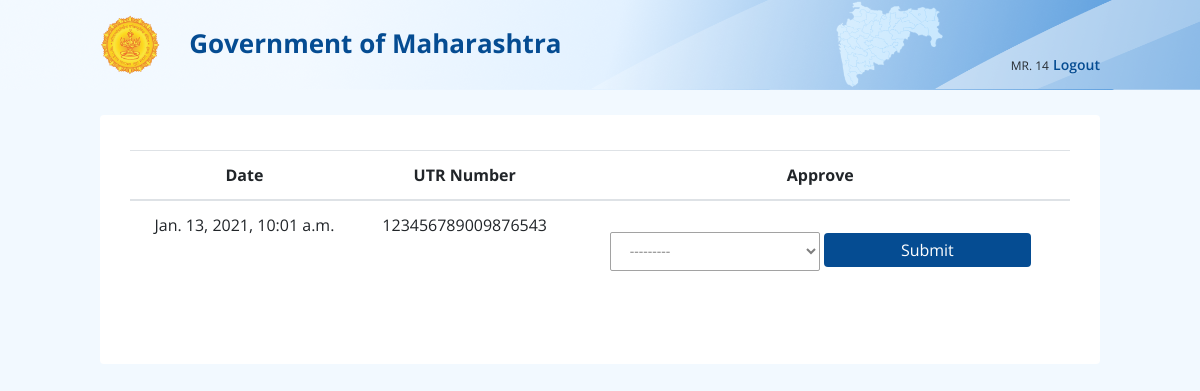
The app's page /dir/action/14/ (signed in) with its own data.
### portal/models.py (models this page shows, shortened)
class User(AbstractUser):
    is_gp = models.BooleanField(default=False)
    is_observar = models.BooleanField(default=False)
    is_accountant = models.BooleanField(default=False)
    is_director = models.BooleanField(default=False)
    class Meta:
        verbose_name = "User"
        verbose_name_plural = "Users"
    def __str__(self):
        return str(self.id)

class Payment(models.Model):
    user = models.OneToOneField("Grampanchayat", primary_key=True, verbose_name="gp_payment", on_delete=models.CASCADE)
    date = models.DateTimeField( auto_now=True)
    paymentID = models.CharField(max_length=10000000000000000)
    UTR_no = models.CharField(max_length=10000000000000000)
    amount = models.CharField( max_length=10000000)
    modeOFPay = models.TextField()

### portal/views.py (the view)
# urls.py: path('dir/action/<int:user_id>/', views.director_action, name="dir_action"),
@login_required
def director_action(request, user_id):
    get_user_pay_obj = Payment.objects.filter(user = user_id)
    director_form = DirectorApprovelForm()
    if request.method == 'POST':
        return redirect('portal:director')
    return render(request, template_name="dir-action.html", context={'payment' : get_user_pay_obj, 'director_form' : director_form})

### portal/forms.py
class DirectorApprovelForm(forms.ModelForm):
    class Meta:
        model = DirectorApprovel
        fields = ("director_status",)

### portal/templates/dir-action.html (shortened to what this page needs)
<!doctype html>
<html lang="en">
  <head>
    {% load static %}
    <link rel="stylesheet" href="https://cdn.jsdelivr.net/npm/bootstrap@4.5.3/dist/css/bootstrap.min.css">
    <link rel="stylesheet" href="{% static 'css/style.css' %}">
  </head>
  <body>
    <header>
        <div class="container">
            <h1>
                <a href="{% url 'portal:home' %}">
                    <img class="img-fluid" src="{% static 'img/logo.png' %}" alt="head-logo">
                </a>
            </h1>
            <p class="head">Government of Maharashtra</p>
            {% if request.user.is_authenticated %}
              <div class="name-log">
                <p class="user-name">MR. {{ request.user }}</p>
                <a href="{% url 'logout' %}">Logout</a>
              </div>
            {% endif %}
        </div>
    </header>
    {% block content %}
      <div class="container">
        <div class="outer">
          <table class="table">
            <thead>
              <tr>
                <th scope="col">Date</th>
                <th scope="col">UTR Number</th>
                <th scope="col">Approve</th>
              </tr>
            </thead>
            <tbody>
              {% for pay in payment %}
                <tr>
                  <td >{{pay.date}}</td>
                  <td >{% if not pay.UTR_no == '0' %}{{ pay.UTR_no }}{% else %}{{ pay.paymentID }}{% endif %}</td>
                  <td>
                    <form method="POST">
                       {{ director_form.director_status }}
                      <button type="submit" class="dir-status">submit</button>
                    </form>
                  </td>
                </tr>
              {% endfor %}
            </tbody>
          </table>
            </div>
      </div>
    {% endblock %}
    </body>
</html>

### portal/static/css/style.css (style rules this page uses)
header { background-image: url(../img/headerBG.png);background-repeat: round;background-size: cover;width: 100%;height: 90px;background-position: center }
body { background-color: #F2F9FF;font-family: 'Open Sans', sans-serif;font-weight: 400;color:#054C92; }
header h1 { width: 60px;height: auto;padding: 15px 0px;display: inline-block;vertical-align: middle; }
a { display: block; }
.container { max-width: 1030px; }
input, select { background: #FFFFFF;opacity: 0.5;border: 0.5px solid #484848;box-sizing: border-box;border-radius: 2px;padding: 8px 15px;width: 210px;max-width: 100%;font-weight: 400;font-size: 14px;line-height: 20px;color: #000000; }
td, th { text-align: center; }
table { position: relative; }
.outer { background-color: white;padding: 35px 30px 65px 30px;margin-top: 25px;border-radius: 4px; }
.head { display: inline-block;margin: 0;font-weight: 700;font-size: 26px;line-height: 32px;padding-left: 25px; }
form::before { content: "";display: block;position: absolute;top: 0;left: 0;width: 100%;height: 100%;border-radius: 0.25rem;background-color: white;z-index: -1; }
.name-log { float: right;padding-top: 50px; }
.name-log * { display: inline-block;vertical-align: bottom;margin: 0; }
.user-name { font-size: 12px;line-height: 16px;color: #000000;opacity: 0.8; }
.name-log a { font-weight: 600;color: #054C92;font-size: 14px;line-height: 19px; }
.dir-status { padding: 5px 77px;background-color: #054c92;color: white;text-transform: capitalize;margin-top: 20px;border: none;border-radius: 4px; }

### records on screen
User: user "14"
Payment: date "Jan. 13, 2021, 10:01 a.m.", UTR_no "123456789009876543"
